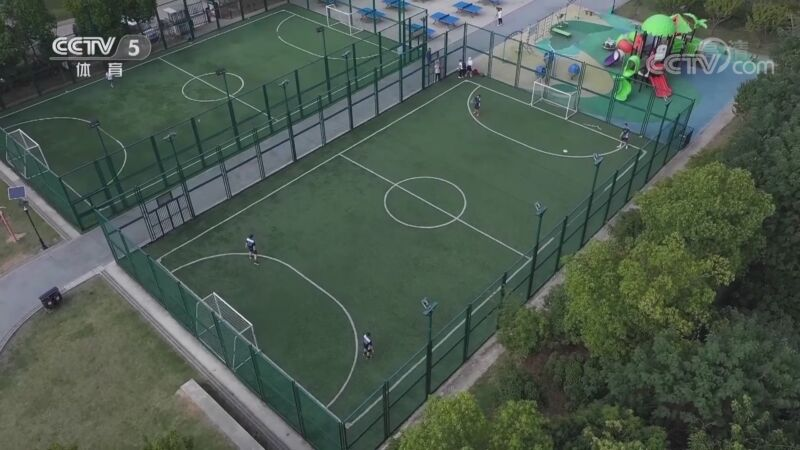
#> input picture images/test_image_og.jpg, 800 x 450 px; the run also reads 1 picture not shown here
$ python mse_ssim_compare_img.py
#> lines starting #> are read from the running program, lines starting #| are printed output that depends on the picture; long printed decimals are rounded
from skimage.metrics import structural_similarity as ssim
import numpy as np
import matplotlib.pyplot as plt
import cv2

def mse(imageA, imageB):
    err = np.sum((imageA.astype("float") - imageB.astype("float")) ** 2)
    err /= float(imageA.shape[0] * imageA.shape[1])
    print(err)
    return err

def compare_images(imageA, imageB, title):
        m = mse(imageA, imageB)
        s = ssim(imageA, imageB)

        print(s)

        fig = plt.figure(title)
        plt.suptitle("MSE : %.2f, SSIM: %.2f" % (m, s))

        ax = fig.add_subplot(1, 2, 1)
        plt.imshow(imageA, cmap = plt.cm.gray)
        plt.axis("off")

        ax = fig.add_subplot(1, 2, 2)
        plt.imshow(imageB, cmap = plt.cm.gray)
        plt.axis("off")

        plt.show()

original = cv2.imread("images/test_image_og.jpg")
#> original is the input picture: shape (450, 800, 3); mean B, G, R 78.6, 90, 75.8
original = cv2.cvtColor(original, cv2.COLOR_BGR2GRAY)
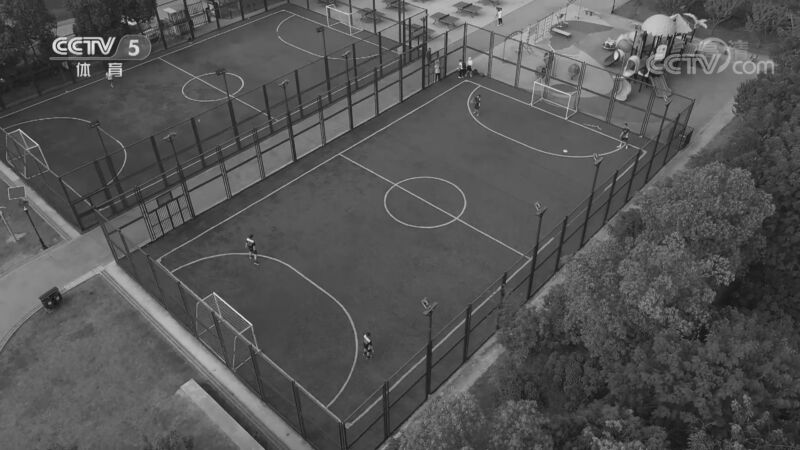
#> original: shape (450, 800); min 16, max 241, mean 84.5

darker = cv2.imread("images/test_image_dark.jpg")
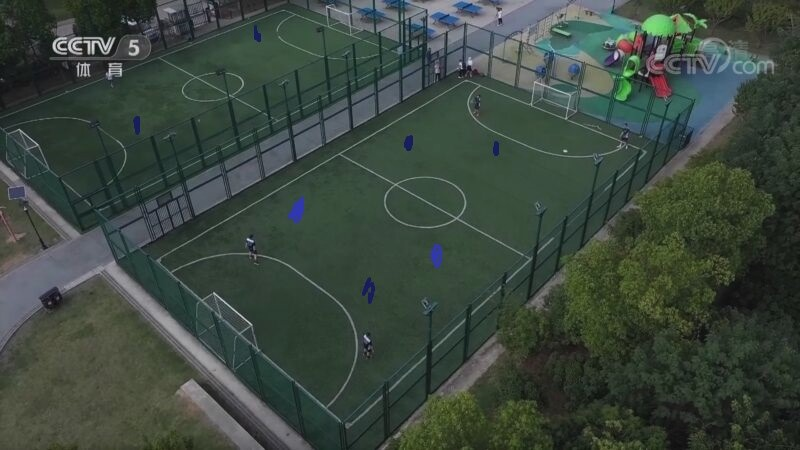
#> input picture images/test_image_dark.jpg, 800 x 450 px
#> darker is the input picture: shape (450, 800, 3); mean B, G, R 62.5, 71.5, 59.6
darker = cv2.cvtColor(darker, cv2.COLOR_BGR2GRAY)
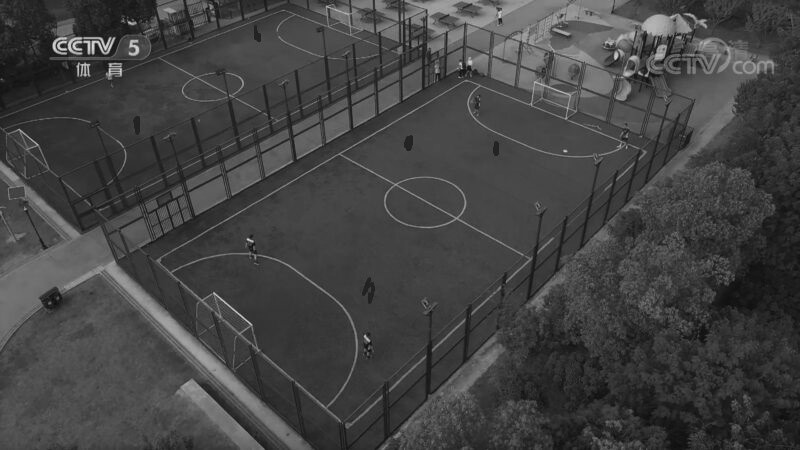
#> darker: shape (450, 800); min 9, max 225, mean 66.9

brushed = cv2.imread("images/test_image_brush.jpg")
brushed = cv2.cvtColor(brushed, cv2.COLOR_BGR2GRAY)
#> brushed: shape (450, 800)

fig = plt.figure("Images")
images = ("Original", original), ("Darker", darker), ("Brushed", brushed)

for (i, (name, image)) in enumerate(images):
    ax = fig.add_subplot(1, 3, i + 1)
    ax.set_title(name)
    plt.imshow(image, cmap = plt.cm.gray)
    plt.axis("off")
#> this loop made 3 passes
#> name on passes 1 to 3: 'Original', 'Darker', 'Brushed'

plt.show()
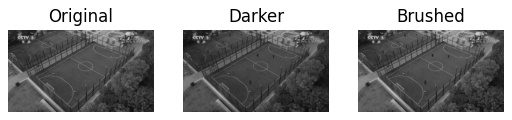
#> figure drawn by matplotlib, 3 panels

compare_images(original, original, "1 to 1")
#> in mse, `err = np.sum((imageA.astype("float") - imageB.astype("float")) ** 2)`: err = 0
#| 0.0
#> in compare_images, `s = ssim(imageA, imageB)`: s = 1
#| 1.0
compare_images(original, darker, "OG vs darker")
#| 322.298
#| 0.9555
compare_images(original, brushed, "OG vs brushed")
#| 2.614
#| 0.9953
compare_images(darker, brushed, "darker vs brushed")
#| 318.6278
#| 0.9591
